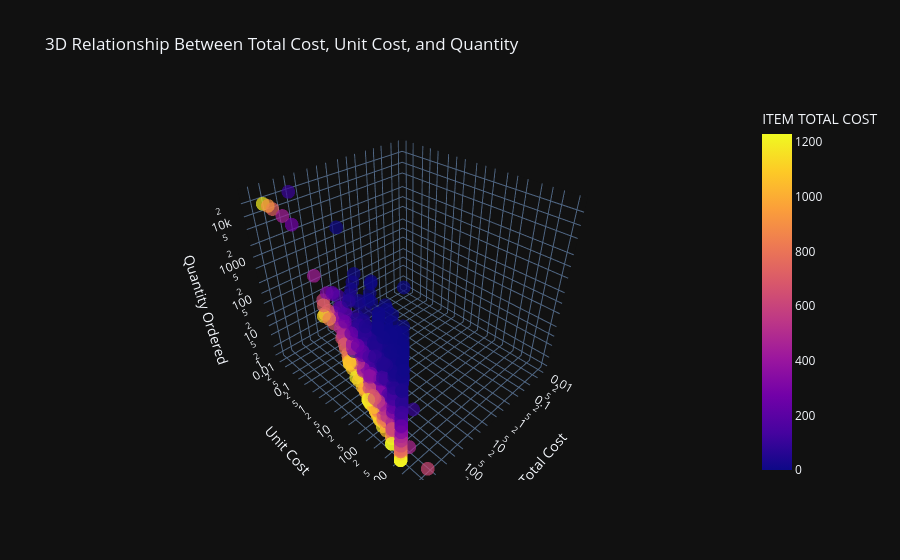

Notebook cell for this chart:
### Markdown cell above
<div style="background-color:black; padding:20px; border-radius:10px; margin-top:15px;">

<h3 style="color:#90EE90; text-align:left;">
3D Relationship Between Total Cost, Unit Cost, and Quantity
</h3>

<p style="color:#90EE90; line-height:1.8;">
This section explores the relationship between total cost, unit cost, and quantity ordered 
using a 3D visualization to identify patterns, clusters, and outliers in procurement data.
</p>

</div>

### Code cell
df['ITEM TOTAL COST'] = pd.to_numeric(df['ITEM TOTAL COST'], errors='coerce')
df['ITEM UNIT COST'] = pd.to_numeric(df['ITEM UNIT COST'], errors='coerce')
df['ITEM QUANTITY ORDERED'] = pd.to_numeric(df['ITEM QUANTITY ORDERED'], errors='coerce')


df_3d = df.dropna(subset=[
    'ITEM TOTAL COST',
    'ITEM UNIT COST',
    'ITEM QUANTITY ORDERED'
])


df_3d = df_3d[
    df_3d['ITEM TOTAL COST'] < df_3d['ITEM TOTAL COST'].quantile(0.99)
]


df_3d = df_3d.sample(n=min(1500, len(df_3d)), random_state=42)


fig = px.scatter_3d(
    df_3d,
    x='ITEM TOTAL COST',
    y='ITEM UNIT COST',
    z='ITEM QUANTITY ORDERED',
    color='ITEM TOTAL COST',
    title='3D Relationship Between Total Cost, Unit Cost, and Quantity',
    opacity=0.7
)


fig.update_layout(
    template='plotly_dark',
    scene=dict(
        xaxis=dict(title='Total Cost', type='log'),
        yaxis=dict(title='Unit Cost', type='log'),
        zaxis=dict(title='Quantity Ordered', type='log')
    )
)


fig.show()

### Figure 1 — Plotly figure (JSON) as saved in the notebook; plotly's stock layout.template omitted (floating-point values rounded to 4 significant figures; data arrays with more than 128 entries replaced by an {"elided": "..."} marker saying what was removed)
{"data": [{"hovertemplate": "ITEM TOTAL COST=%{marker.color}<br>ITEM UNIT COST=%{y}<br>ITEM QUANTITY ORDERED=%{z}<extra></extra>", "legendgroup": "", "marker": {"color": {"elided": "1500 float values"}, "coloraxis": "coloraxis", "opacity": 0.7, "symbol": "circle"}, "mode": "markers", "name": "", "scene": "scene", "showlegend": false, "type": "scatter3d", "x": {"elided": "1500 float values"}, "y": {"elided": "1500 float values"}, "z": {"elided": "1500 float values"}}], "layout": {"coloraxis": {"colorbar": {"title": {"text": "ITEM TOTAL COST"}}, "colorscale": [[0, "#0d0887"], [0.1111, "#46039f"], [0.2222, "#7201a8"], [0.3333, "#9c179e"], [0.4444, "#bd3786"], [0.5556, "#d8576b"], [0.6667, "#ed7953"], [0.7778, "#fb9f3a"], [0.8889, "#fdca26"], [1, "#f0f921"]]}, "legend": {"tracegroupgap": 0}, "scene": {"domain": {"x": [0, 1], "y": [0, 1]}, "xaxis": {"title": {"text": "Total Cost"}, "type": "log"}, "yaxis": {"title": {"text": "Unit Cost"}, "type": "log"}, "zaxis": {"title": {"text": "Quantity Ordered"}, "type": "log"}}, "title": {"text": "3D Relationship Between Total Cost, Unit Cost, and Quantity"}}}
